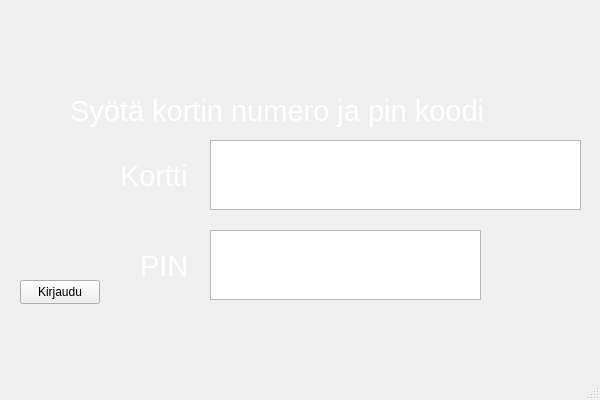
<?xml version="1.0" encoding="UTF-8"?>
<ui version="4.0">
 <class>MainWindow</class>
 <widget class="QMainWindow" name="MainWindow">
  <property name="geometry">
   <rect>
    <x>0</x>
    <y>0</y>
    <width>600</width>
    <height>400</height>
   </rect>
  </property>
  <property name="windowTitle">
   <string>MainWindow</string>
  </property>
  <property name="styleSheet">
   <string notr="true">QLabel {
color: white;
}</string>
  </property>
  <widget class="QWidget" name="centralwidget">
   <widget class="QStackedWidget" name="stackedWidget">
    <property name="geometry">
     <rect>
      <x>0</x>
      <y>0</y>
      <width>701</width>
      <height>471</height>
     </rect>
    </property>
    <widget class="QWidget" name="loginPage">
     <widget class="QLabel" name="label_4">
      <property name="geometry">
       <rect>
        <x>0</x>
        <y>0</y>
        <width>600</width>
        <height>91</height>
       </rect>
      </property>
      <property name="styleSheet">
       <string notr="true">image: url(:/images/otti2.png);</string>
      </property>
      <property name="text">
       <string/>
      </property>
     </widget>
     <widget class="QLabel" name="labelInfo">
      <property name="geometry">
       <rect>
        <x>70</x>
        <y>90</y>
        <width>441</width>
        <height>41</height>
       </rect>
      </property>
      <property name="font">
       <font>
        <pointsize>22</pointsize>
       </font>
      </property>
      <property name="styleSheet">
       <string notr="true"/>
      </property>
      <property name="text">
       <string>Syötä kortin numero ja pin koodi</string>
      </property>
     </widget>
     <widget class="QLabel" name="label_17">
      <property name="geometry">
       <rect>
        <x>120</x>
        <y>160</y>
        <width>81</width>
        <height>31</height>
       </rect>
      </property>
      <property name="font">
       <font>
        <pointsize>22</pointsize>
       </font>
      </property>
      <property name="text">
       <string>Kortti</string>
      </property>
     </widget>
     <widget class="QLabel" name="label_8">
      <property name="geometry">
       <rect>
        <x>0</x>
        <y>80</y>
        <width>600</width>
        <height>251</height>
       </rect>
      </property>
      <property name="styleSheet">
       <string notr="true">image: url(:/images/default.png);</string>
      </property>
      <property name="text">
       <string/>
      </property>
     </widget>
     <widget class="QLabel" name="label_18">
      <property name="geometry">
       <rect>
        <x>140</x>
        <y>240</y>
        <width>51</width>
        <height>51</height>
       </rect>
      </property>
      <property name="font">
       <font>
        <pointsize>22</pointsize>
       </font>
      </property>
      <property name="text">
       <string>PIN</string>
      </property>
     </widget>
     <widget class="QPushButton" name="loginButton">
      <property name="geometry">
       <rect>
        <x>20</x>
        <y>280</y>
        <width>80</width>
        <height>24</height>
       </rect>
      </property>
      <property name="text">
       <string>Kirjaudu</string>
      </property>
     </widget>
     <widget class="QPlainTextEdit" name="textCardNumber">
      <property name="geometry">
       <rect>
        <x>210</x>
        <y>140</y>
        <width>371</width>
        <height>70</height>
       </rect>
      </property>
      <property name="font">
       <font>
        <pointsize>32</pointsize>
        <italic>false</italic>
        <bold>true</bold>
        <kerning>false</kerning>
       </font>
      </property>
      <property name="acceptDrops">
       <bool>true</bool>
      </property>
      <property name="verticalScrollBarPolicy">
       <enum>Qt::ScrollBarAlwaysOff</enum>
      </property>
      <property name="horizontalScrollBarPolicy">
       <enum>Qt::ScrollBarAlwaysOff</enum>
      </property>
      <property name="plainText">
       <string/>
      </property>
     </widget>
     <widget class="QPlainTextEdit" name="textPin">
      <property name="geometry">
       <rect>
        <x>210</x>
        <y>230</y>
        <width>271</width>
        <height>70</height>
       </rect>
      </property>
      <property name="font">
       <font>
        <pointsize>32</pointsize>
        <italic>false</italic>
        <bold>true</bold>
        <kerning>false</kerning>
       </font>
      </property>
      <property name="verticalScrollBarPolicy">
       <enum>Qt::ScrollBarAlwaysOff</enum>
      </property>
      <property name="horizontalScrollBarPolicy">
       <enum>Qt::ScrollBarAlwaysOff</enum>
      </property>
      <property name="plainText">
       <string/>
      </property>
     </widget>
     <zorder>label_4</zorder>
     <zorder>label_8</zorder>
     <zorder>label_18</zorder>
     <zorder>loginButton</zorder>
     <zorder>textCardNumber</zorder>
     <zorder>textPin</zorder>
     <zorder>labelInfo</zorder>
     <zorder>label_17</zorder>
    </widget>
    <widget class="QWidget" name="accountPage">
     <widget class="QLabel" name="label_5">
      <property name="geometry">
       <rect>
        <x>0</x>
        <y>0</y>
        <width>600</width>
        <height>91</height>
       </rect>
      </property>
      <property name="styleSheet">
       <string notr="true">image: url(:/images/otti2.png);</string>
      </property>
      <property name="text">
       <string/>
      </property>
     </widget>
     <widget class="QLabel" name="label_9">
      <property name="geometry">
       <rect>
        <x>0</x>
        <y>80</y>
        <width>600</width>
        <height>251</height>
       </rect>
      </property>
      <property name="styleSheet">
       <string notr="true">image: url(:/images/default.png);</string>
      </property>
      <property name="text">
       <string/>
      </property>
     </widget>
     <widget class="QPushButton" name="creditButton">
      <property name="geometry">
       <rect>
        <x>370</x>
        <y>200</y>
        <width>80</width>
        <height>24</height>
       </rect>
      </property>
      <property name="text">
       <string>Credit</string>
      </property>
     </widget>
     <widget class="QPushButton" name="debitButton">
      <property name="geometry">
       <rect>
        <x>170</x>
        <y>200</y>
        <width>80</width>
        <height>24</height>
       </rect>
      </property>
      <property name="font">
       <font>
        <pointsize>9</pointsize>
       </font>
      </property>
      <property name="text">
       <string>Debit</string>
      </property>
     </widget>
     <widget class="QLabel" name="label">
      <property name="geometry">
       <rect>
        <x>230</x>
        <y>130</y>
        <width>141</width>
        <height>41</height>
       </rect>
      </property>
      <property name="font">
       <font>
        <pointsize>24</pointsize>
       </font>
      </property>
      <property name="text">
       <string>Valitse tili</string>
      </property>
     </widget>
    </widget>
   </widget>
  </widget>
  <widget class="QStatusBar" name="statusbar"/>
 </widget>
 <resources/>
 <connections/>
</ui>
